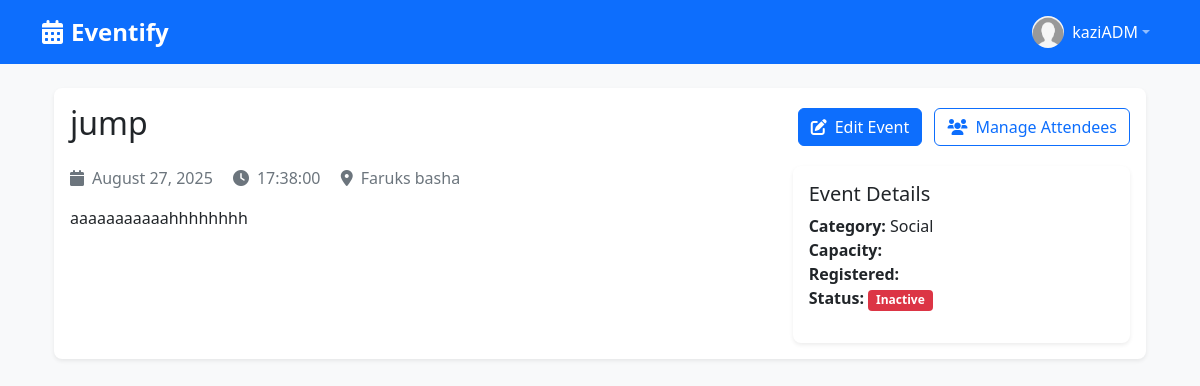
Page /admin/event/1 (signed in) on the committed database.
### models/user.py (models this page shows, shortened)
class User(UserMixin, db.Model):
    __tablename__ = 'users'
    id = db.Column(db.Integer, primary_key=True)
    username = db.Column(db.String(80), unique=True, nullable=False)
    email = db.Column(db.String(120), unique=True, nullable=False)
    password_hash = db.Column(db.String(128), nullable=False)
    role = db.Column(db.String(20), nullable=False, default='student')  # 'student' or 'admin'
    created_at = db.Column(db.DateTime, default=datetime.utcnow)
    registered_events = db.relationship('Event', secondary='event_registrations', back_populates='registered_users')
    created_events = db.relationship('Event', foreign_keys='Event.creator_id', back_populates='creator')
    def is_admin(self):
        return self.role == 'admin'
    def is_student(self):
        return self.role == 'student'

### models/event.py (models this page shows, shortened)
class Event(db.Model):
    __tablename__ = 'events'
    id = db.Column(db.Integer, primary_key=True)
    title = db.Column(db.String(200), nullable=False)
    description = db.Column(db.Text, nullable=False)
    start_date = db.Column(db.Date, nullable=False)
    start_time = db.Column(db.Time, nullable=False)
    end_date = db.Column(db.Date, nullable=False)
    end_time = db.Column(db.Time, nullable=False)
    location = db.Column(db.String(200), nullable=False)
    category = db.Column(db.String(100), nullable=False)
    max_capacity = db.Column(db.Integer, default=100)
    creator_id = db.Column(db.Integer, db.ForeignKey('users.id'), nullable=False)
    created_at = db.Column(db.DateTime, default=datetime.utcnow)
    updated_at = db.Column(db.DateTime, default=datetime.utcnow, onupdate=datetime.utcnow)
    creator = db.relationship('User', foreign_keys=[creator_id], back_populates='created_events')
    registered_users = db.relationship('User', secondary=event_registrations, back_populates='registered_events')
    @property
    def is_past(self):
        from datetime import datetime
        event_datetime = datetime.combine(self.start_date, self.start_time)
        return event_datetime < datetime.now()

### views/admin.py (the view)
@admin_bp.route('/event/<int:event_id>')
def event_detail(event_id):
    event = Event.query.get_or_404(event_id)
    return render_template('admin/event_detail.html', event=event)

### views/admin.py (called while the page is built)
@admin_bp.before_request
@login_required
def require_admin():
    if not current_user.is_admin():
        flash('Access denied. Admins only.', 'error')
        return redirect(url_for('student.dashboard'))

### templates/admin/event_detail.html (shortened to what this page needs)
{% extends "base.html" %}
{% block content %}
<div class="container mt-4">
    <div class="card">
        <div class="card-body">
            <div class="d-flex justify-content-between align-items-center mb-3">
                <h2>{{ event.title }}</h2>
                <div>
                    <a href="{{ url_for('admin.edit_event', event_id=event.id) }}" class="btn btn-primary">
                        <i class="fas fa-edit me-2"></i>Edit Event
                    </a>
                    <a href="{{ url_for('admin.event_attendees', event_id=event.id) }}" class="btn btn-outline-primary ms-2">
                        <i class="fas fa-users me-2"></i>Manage Attendees
                    </a>
                </div>
            </div>
            <div class="row">
                <div class="col-md-8">
                    <p class="text-muted">
                        <i class="fas fa-calendar me-2"></i>{{ event.start_date.strftime('%B %d, %Y') }}
                        <i class="fas fa-clock ms-3 me-2"></i>{{ event.start_time }}
                        <i class="fas fa-map-marker-alt ms-3 me-2"></i>{{ event.location }}
                    </p>
                    <p>{{ event.description }}</p>
                </div>
                <div class="col-md-4">
                    <div class="card">
                        <div class="card-body">
                            <h5 class="card-title">Event Details</h5>
                            <ul class="list-unstyled">
                                <li><strong>Category:</strong> {{ event.category }}</li>
                                <li><strong>Capacity:</strong> {{ event.capacity }}</li>
                                <li><strong>Registered:</strong> {{ event.registered_count }}</li>
                                <li><strong>Status:</strong>
                                    <span class="badge bg-{{ 'success' if event.is_active else 'danger' }}">
                                        {{ 'Active' if event.is_active else 'Inactive' }}
                                    </span>
                                </li>
                            </ul>
                        </div>
                    </div>
                </div>
            </div>
        </div>
    </div>
</div>
{% endblock %}

### templates/base.html (shortened to what this page needs)
<!DOCTYPE html>
<html lang="en">
<head>
    <link href="https://cdn.jsdelivr.net/npm/bootstrap@5.1.3/dist/css/bootstrap.min.css" rel="stylesheet">
    <link href="https://cdnjs.cloudflare.com/ajax/libs/font-awesome/6.0.0/css/all.min.css" rel="stylesheet">
    <link href="{{ url_for('static', filename='css/base.css') }}" rel="stylesheet">
</head>
<body>
    <nav class="navbar navbar-expand-lg navbar-dark bg-primary">
        <div class="container">
            <a class="navbar-brand" href="{{ url_for('index') }}">
                <i class="fas fa-calendar-alt me-2"></i>Eventify
            </a>
            {% if current_user.is_authenticated %}
            <ul class="navbar-nav ms-auto">
                <li class="nav-item dropdown">
                    <a class="nav-link dropdown-toggle d-flex align-items-center" href="#" id="userDropdown" role="button" data-bs-toggle="dropdown" aria-expanded="false">
                        <div class="d-flex align-items-center">
                            <img src="{{ current_user.profile_image_url or url_for('static', filename='img/default_profile.png') }}"
                                alt="Profile" class="rounded-circle me-2" width="32" height="32">
                            <span class="text-white">{{ current_user.username }}</span>
                        </div>
                    </a>
                </li>
            </ul>
            {% endif %}
        </div>
    </nav>
    <main class="container mt-4">
        {% block content %}{% endblock %}
    </main>
</body>
</html>

### static/css/base.css (style rules this page uses)
body { background-color: #f8f9fa; font-family: 'Segoe UI', Tahoma, Geneva, Verdana, sans-serif; }
.navbar-brand { font-weight: bold; font-size: 1.5rem; }
.card { border: none; box-shadow: 0 0.125rem 0.25rem rgba(0, 0, 0, 0.075); border-radius: 0.5rem; }
.btn { border-radius: 0.375rem; font-weight: 500; }

### rows in the picture
User: username "kaziADM"
Event: title "jump", start_date "August 27, 2025", start_time "17:38:00", location "Faruks basha", description "aaaaaaaaaaahhhhhhhh", category "Social"

### other values in the picture
{{ 'Active' if event.is_active else 'Inactive' }} "Inactive"
